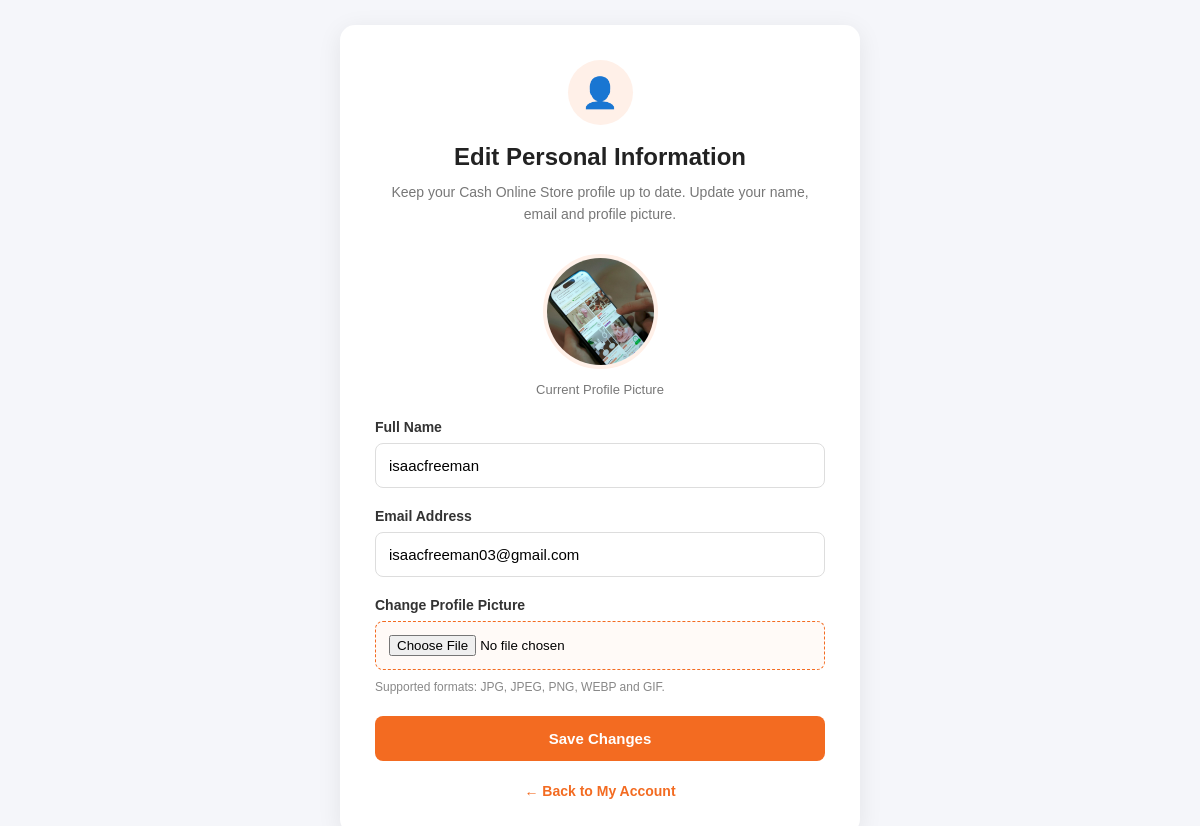
Page /account/edit (signed in) on the committed database.
### tables this page shows
CREATE TABLE users (
            id INTEGER PRIMARY KEY AUTOINCREMENT,
            name TEXT NOT NULL,
            email TEXT NOT NULL UNIQUE,
            password_hash TEXT NOT NULL,
            role TEXT NOT NULL CHECK(role IN ('buyer', 'seller')),
            created_at TIMESTAMP DEFAULT CURRENT_TIMESTAMP
        , profile_image TEXT, shop_description TEXT);

### app.py (the view, shortened to what this page needs)
@app.route("/account/edit", methods=["GET", "POST"])
def edit_account():
    if "user_id" not in session:
        return redirect(url_for("login"))
    connection = get_db_connection()
    try:
        user = connection.execute("""
            SELECT id, name, email, profile_image
            FROM users
            WHERE id = ?
        """, (session["user_id"],)).fetchone()
        if user is None:
            session.clear()
            return redirect(url_for("login"))
    finally:
        connection.close()
    return render_template(
        "edit_account.html",
        user=user
    )

### app.py (called while the page is built)
def get_db_connection():
    connection = sqlite3.connect(DATABASE)
    connection.row_factory = sqlite3.Row
    return connection

@app.context_processor
def inject_unread_messages():
    unread_messages = 0
    if "user_id" in session:
        connection = get_db_connection()
        try:
            unread_messages = connection.execute("""
                SELECT COUNT(*)
                FROM messages m
                JOIN conversations c
                    ON c.id = m.conversation_id
                WHERE m.is_read = 0
                AND m.sender_id != ?
                AND (c.buyer_id = ? OR c.seller_id = ?)
            """, (
                session["user_id"],
                session["user_id"],
                session["user_id"]
            )).fetchone()[0]
        finally:
            connection.close()
    return {
        "unread_messages": unread_messages
    }

### templates/edit_account.html (shortened to what this page needs)
<!DOCTYPE html>
<html lang="en">
<head>
</head>
<body>
    <div class="edit-profile-container">
        <div class="page-icon">👤</div>
        <h2>Edit Personal Information</h2>
        <p class="description">
            Keep your Cash Online Store profile up to date.
            Update your name, email and profile picture.
        </p>
        <form method="POST"
              action="{{ url_for('edit_account') }}"
              enctype="multipart/form-data">
            <div class="profile-preview">
                {% if user.profile_image %}
                    <img
                        src="{{ url_for('static', filename='uploads/' + user.profile_image) }}"
                        alt="Profile Picture"
                    >
                {% else %}
                    <div class="profile-placeholder">👤</div>
                {% endif %}
                <p>Current Profile Picture</p>
            </div>
            <label for="name">Full Name</label>
            <input
                type="text"
                id="name"
                name="name"
                value="{{ user.name }}"
                placeholder="Enter your full name"
                required
            >
            <label for="email">Email Address</label>
            <input
                type="email"
                id="email"
                name="email"
                value="{{ user.email }}"
                placeholder="Enter your email address"
                required
            >
            <label for="profile_image">Change Profile Picture</label>
            <input
                type="file"
                id="profile_image"
                name="profile_image"
                class="file-upload"
                accept=".jpg,.jpeg,.png,.webp,.gif"
            >
            <p class="file-note">
                Supported formats: JPG, JPEG, PNG, WEBP and GIF.
            </p>
            <button type="submit" class="save-button">
                Save Changes
            </button>
        </form>
        <a href="{{ url_for('account') }}" class="back-link">
            ← Back to My Account
        </a>
    </div>
</body>
</html>

### templates/edit_account.html (style rules this page uses)
* { margin: 0; padding: 0; box-sizing: border-box; font-family: Arial, sans-serif; }
body { min-height: 100vh; background: #f5f6fa; display: flex; align-items: center; justify-content: center; padding: 25px 15px; }
.edit-profile-container { width: 100%; max-width: 520px; background: #fff; padding: 35px; border-radius: 15px; box-shadow: 0 5px 25px rgba(0, 0, 0, 0.08); }
.page-icon { width: 65px; height: 65px; margin: 0 auto 18px; border-radius: 50%; background: #fff0e8; color: #f36b21; display: flex; align-items: center; justify-content: center; font-size: 30px; }
h2 { text-align: center; color: #222; margin-bottom: 10px; }
.description { text-align: center; color: #777; font-size: 14px; line-height: 1.6; margin-bottom: 28px; }
.profile-preview { text-align: center; margin-bottom: 22px; }
.profile-preview img, .profile-placeholder { width: 115px; height: 115px; border-radius: 50%; object-fit: cover; border: 4px solid #fff0e8; }
.profile-preview p { color: #777; font-size: 13px; margin-top: 9px; }
label { display: block; color: #333; font-size: 14px; font-weight: 600; margin-bottom: 8px; }
input[type="text"], input[type="email"] { width: 100%; padding: 13px; border: 1px solid #ddd; border-radius: 8px; outline: none; margin-bottom: 20px; font-size: 15px; }
.file-upload { width: 100%; padding: 13px; border: 1px dashed #f36b21; border-radius: 8px; background: #fffaf7; margin-bottom: 25px; cursor: pointer; }
.file-note { color: #888; font-size: 12px; margin-top: -15px; margin-bottom: 22px; }
.save-button { width: 100%; padding: 14px; background: #f36b21; color: white; border: none; border-radius: 8px; font-size: 15px; font-weight: bold; cursor: pointer; transition: 0.3s; }
.back-link { display: block; text-align: center; margin-top: 22px; color: #f36b21; text-decoration: none; font-size: 14px; font-weight: 600; }

### rows in the picture
users: profile_image (picture), name "isaacfreeman", email "isaacfreeman03@gmail.com"
